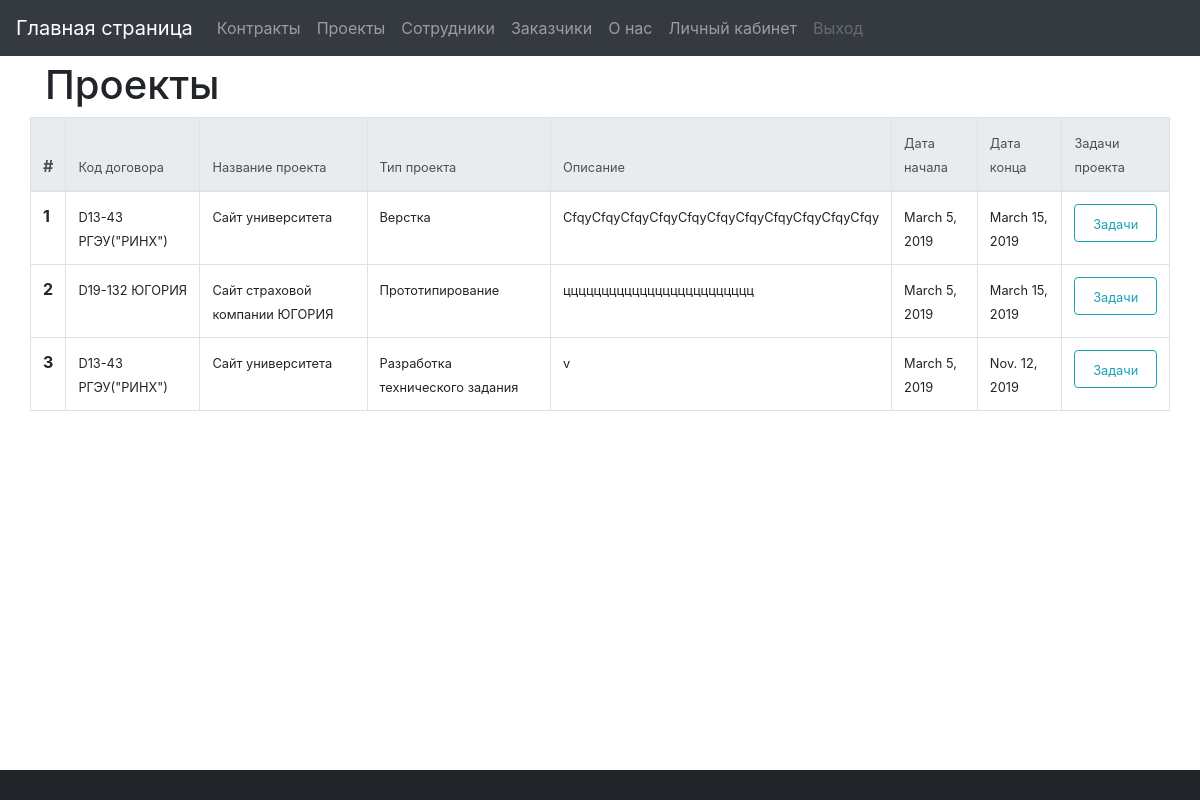
The app's page /projectsSorting with its own data.
### project_management/models.py (models this page shows, shortened)
class Project(models.Model):
    id_contract = models.ForeignKey(Contract, on_delete=models.CASCADE, verbose_name='Номер контракта')
    id_type = models.ForeignKey(Type_project, on_delete=models.CASCADE, verbose_name='Тип проекта')
    project_name = models.CharField(max_length=300, verbose_name='Название проекта')
    description = models.TextField(max_length=1000, verbose_name='Описание')
    date_start = models.DateField(verbose_name='Дата начала')
    date_end = models.DateField(verbose_name='Дата конца')
    class Meta:
        verbose_name = 'Проект'
        verbose_name_plural = 'Проекты'

class Contract(models.Model):
    num_contract = models.CharField(max_length=10, verbose_name='Номер контракта')
    id_customer = models.ForeignKey(Customer, on_delete=models.CASCADE, verbose_name='Заказчик')
    comment = models.TextField(max_length=500, verbose_name='Комментарий', blank=True)
    status = models.IntegerField(choices=[(0, 'Не выполнен'), (1, 'Выполняется'), (2, 'Выполнен')],
                                 verbose_name='Статус')
    link_file = models.CharField(max_length=500, verbose_name='Ссылка на файл', blank=True)
    date_start = models.DateField(verbose_name='Дата начала')
    date_end = models.DateField(verbose_name='Дата окончания')
    def __str__(self):
        return '%s %s' % (self.num_contract, self.id_customer)
    class Meta:
        verbose_name = 'Договор'
        verbose_name_plural = 'Договоры'

class Customer(models.Model):
    id_type_customer = models.ForeignKey(Type_customer, on_delete=models.CASCADE, verbose_name='Тип заказчика')
    customer = models.CharField(max_length=200, verbose_name='Заказчик')
    phone = models.IntegerField(verbose_name='Номер телефона')
    mail = models.CharField(max_length=50, verbose_name='Email')
    def __str__(self):
        return '%s' % (self.customer,)
    class Meta:
        verbose_name = 'Заказчик'
        verbose_name_plural = 'Заказчики'

class Type_project(models.Model):
    name_type = models.CharField(max_length=150, verbose_name='Название типа')
    def __str__(self):
        return self.name_type
    class Meta:
        verbose_name = 'Тип проекта'
        verbose_name_plural = 'Типы проектов'

### project_management/views.py (the view)
# urls.py: re_path(r'^projectsSorting$', views.projectsSorting, name='projectsSorting'),
def projectsSorting(request):
    projects = Project.objects.all().order_by('id')
    return render(request, 'Director/projectsSorting.html', context={"projects": projects})

### project_management/templates/Director/projectsSorting.html (shortened to what this page needs)
{% extends "Director/wrapperDirector.html" %}
{% block content %}
<div class="container">
    <div class="row">
        <div class="col-sm-12">
            <h1>Проекты</h1>
        </div>
        <div class="table-responsive">
            <table class="table table-bordered">
                <thead class="thead-light">
                <tr>
                    <th scope="col">#</th>
                    <th scope="col">
                        <small>Код договора</small>
                    </th>
                    <th scope="col">
                        <small>Название проекта</small>
                    </th>
                    <th scope="col">
                        <small>Тип проекта</small>
                    </th>
                    <th scope="col">
                        <small>Описание</small>
                    </th>
                    <th scope="col">
                        <small>Дата начала</small>
                    </th>
                    <th scope="col">
                        <small>Дата конца</small>
                    </th>
                    <th scope="col">
                        <small>Задачи проекта</small>
                    </th>
                </tr>
                </thead>
                <tbody>
                {% for project in projects %}
                <tr>
                    <th scope="row">{{project.id}}</th>
                    <td>
                        <small>{{project.id_contract}}</small>
                    </td>
                    <td>
                        <small>{{project.project_name}}</small>
                    </td>
                    <td>
                        <small>{{project.id_type}}</small>
                    </td>
                    <td>
                        <small>{{project.description}}</small>
                    </td>
                    <td>
                        <small>{{project.date_start}}</small>
                    </td>
                    <td>
                        <small>{{project.date_end}}</small>
                    </td>
                    <td>
                        <form action="/problemProject{{project.id}}">
                            <button type="submit" class="btn btn-outline-info col-12">
                                <small>Задачи</small>
                            </button>
                        </form>
                    </td>
                </tr>
                {% endfor %}
                </tbody>
            </table>
        </div>
    </div>
</div>
</div>
{% endblock %}

### project_management/static/css/style.css (style rules this page uses)
.container { margin-bottom: 50px; }

### records on screen
Project: id "1", id_contract "D13-43 РГЭУ(\"РИНХ\")", project_name "Сайт университета", id_type "Верстка", description "CfqyCfqyCfqyCfqyCfqyCfqyCfqyCfqyCfqyCfqyCfqy", date_start "March 5, 2019", date_end "March 15, 2019"
Project: id "2", id_contract "D19-132 ЮГОРИЯ", project_name "Сайт страховой компании ЮГОРИЯ", id_type "Прототипирование", description "ццццццццццццццццццццццццц", date_start "March 5, 2019", date_end "March 15, 2019"
Project: id "3", id_contract "D13-43 РГЭУ(\"РИНХ\")", project_name "Сайт университета", id_type "Разработка технического задания", description "v", date_start "March 5, 2019", date_end "Nov. 12, 2019"
